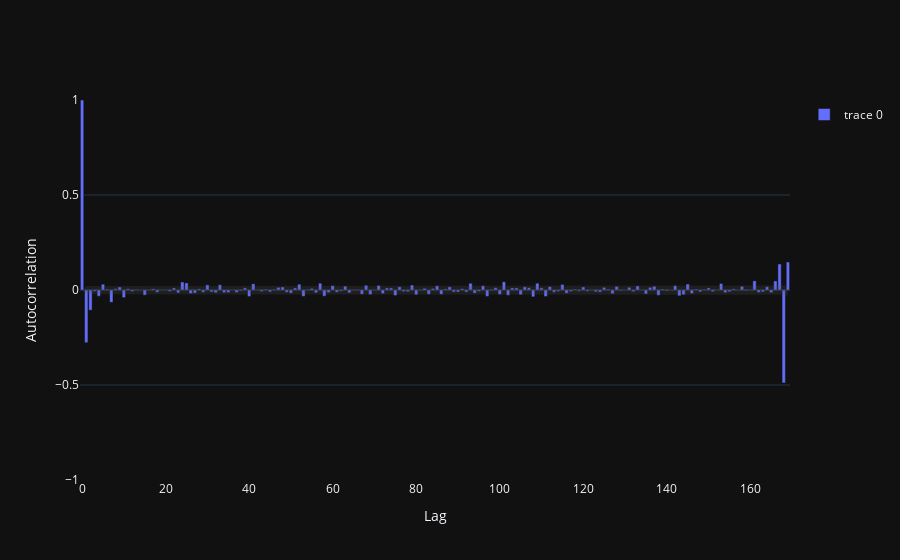

The notebook cell saved with this chart:
### Markdown cell above
#### Determine order of autoregressive terms (p) and moving average terms (q)

### Code cell
#Because of observations from ACF for original data and seasonal diffed data, we use the seasonal 1-order diffed data.

acf_values, acf_conf = acf(con_df['Seasonal 1dif'].dropna(), nlags=169, alpha=0.05)

for i in range(len(acf_values)):
    acf_conf[i] = acf_conf[i] - acf_values[i]

acf_conf = pd.DataFrame(acf_conf, columns=['Upper', 'Lower'])

fig = go.Figure(go.Bar(
    y = acf_values
))

fig.add_trace(go.Scatter(
    x = list(acf_conf.index) + list(acf_conf.index[::-1]),
    y = list(acf_conf['Upper']) + list(acf_conf['Lower'][::-1]),
    fill='toself',
    fillcolor='rgba(84,84,84,0.2)',
    line=dict(color='rgba(255,255,255,0)'),
    hoverinfo="skip",
    showlegend=False
))

fig.update_yaxes(title="Autocorrelation", range=[-1, 1])
fig.update_xaxes(title="Lag")

fig.show()

### Figure 1 — Plotly figure (JSON) as saved in the notebook; plotly's stock layout.template omitted (floating-point values rounded to 4 significant figures; data arrays with more than 128 entries replaced by an {"elided": "..."} marker saying what was removed)
{"data": [{"y": {"elided": "170 float values"}, "type": "bar"}, {"fill": "toself", "fillcolor": "rgba(84,84,84,0.2)", "hoverinfo": "skip", "line": {"color": "rgba(255,255,255,0)"}, "showlegend": false, "x": {"elided": "340 int values"}, "y": {"elided": "340 float values"}, "type": "scatter"}], "layout": {"yaxis": {"title": {"text": "Autocorrelation"}, "range": [-1, 1]}, "xaxis": {"title": {"text": "Lag"}}}}
